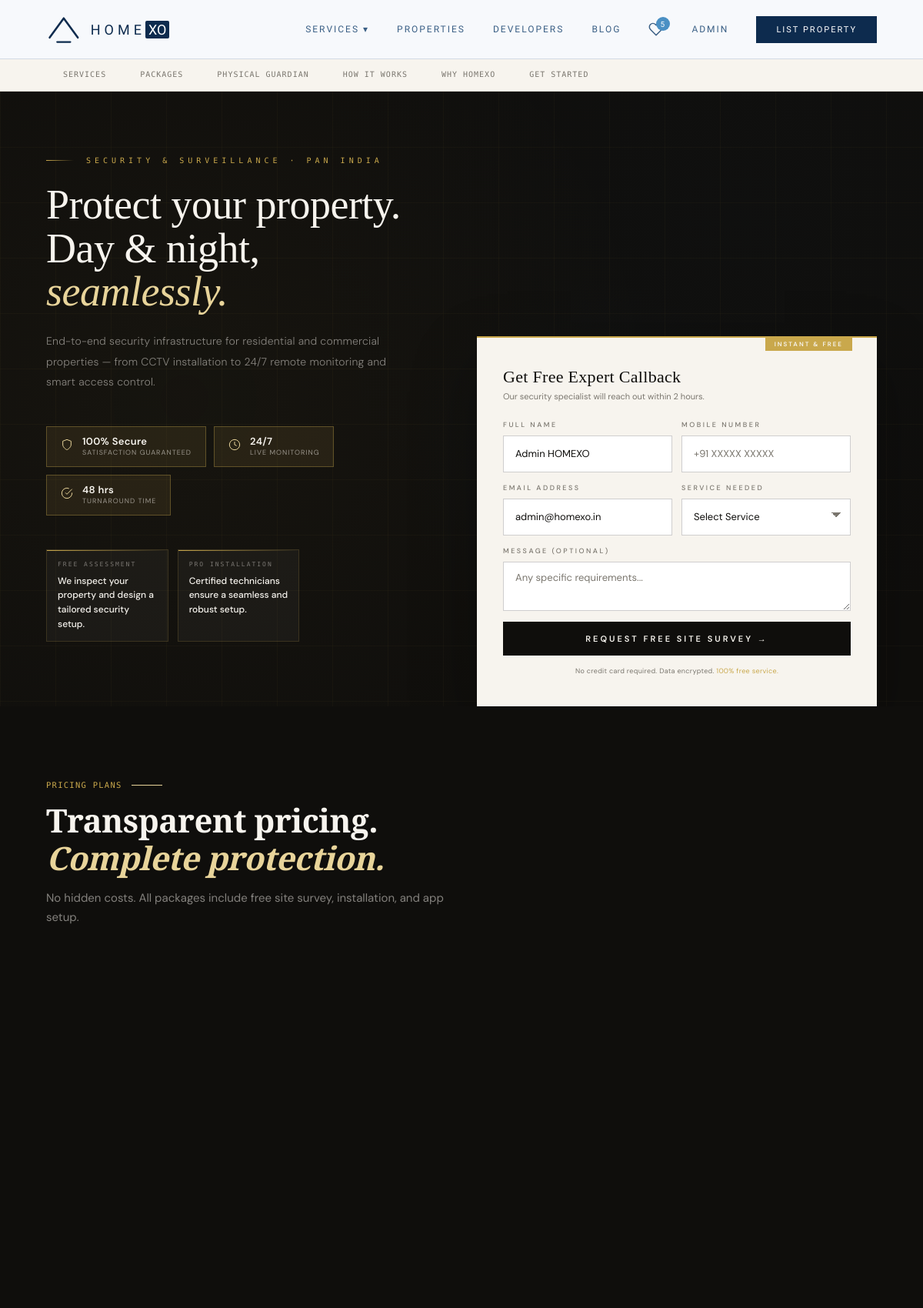
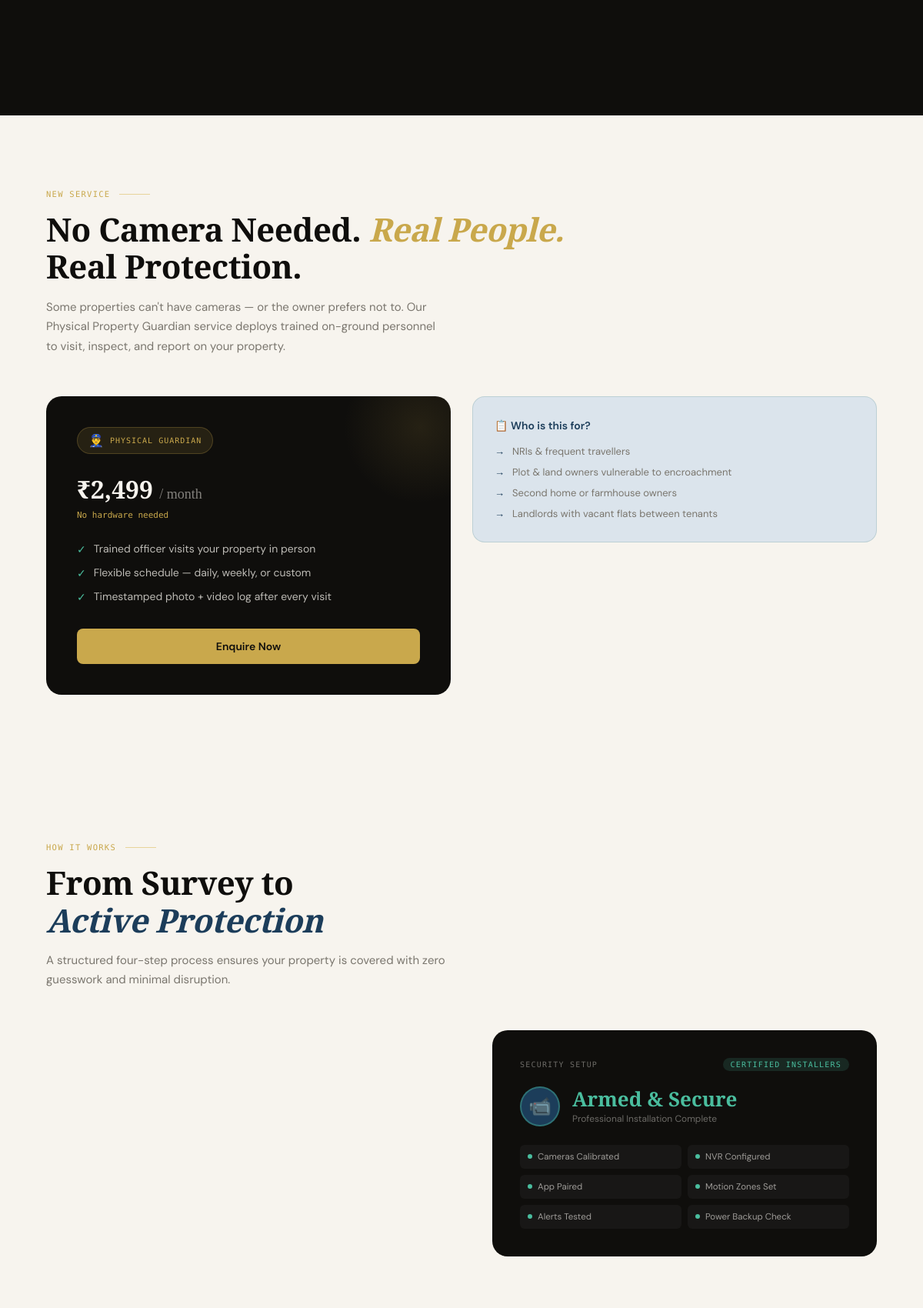
Page /services/security/ (signed in, upper part) on the committed database (2 pictures, top to bottom).
### accounts/models.py (models this page shows, shortened)
class User(AbstractBaseUser, PermissionsMixin):
    class Role(models.TextChoices):
        BUYER            = 'buyer',            'Buyer'
        SELLER           = 'seller',           'Seller'
        AGENT            = 'agent',            'Agent'
        ADMIN            = 'admin',            'Admin'
        LEGAL_ADMIN      = 'legal_admin',      'Legal Admin'
        ADVOCATE         = 'advocate',         'Advocate'
        CUSTOMER_SUPPORT = 'customer_support', 'Customer Support'
    email        = models.EmailField(unique=True, db_index=True)
    first_name   = models.CharField(max_length=80)
    last_name    = models.CharField(max_length=80)
    phone        = models.CharField(max_length=20, blank=True, null=True, unique=True, db_index=True)
    role         = models.CharField(max_length=20, choices=Role.choices, default=Role.BUYER)
    avatar       = models.ImageField(upload_to='avatars/', blank=True, null=True)
    is_verified  = models.BooleanField(default=False)
    is_active    = models.BooleanField(default=True)
    is_staff     = models.BooleanField(default=False)
    date_joined  = models.DateTimeField(default=timezone.now)
    profile_complete = models.BooleanField(default=True)
    preferred_city          = models.CharField(max_length=100, blank=True)
    preferred_listing_type  = models.CharField(max_length=20, blank=True)
    preferred_property_type = models.CharField(max_length=20, blank=True)
    preferred_bhk           = models.CharField(max_length=10, blank=True)
    address                 = models.TextField(blank=True, null=True)
    bar_number              = models.CharField(max_length=50, blank=True)
    bar_council_certificate = models.ImageField(upload_to='advocate_docs/bar/', blank=True, null=True)
    aadhaar_image           = models.ImageField(upload_to='advocate_docs/aadhaar/', blank=True, null=True)
    address_proof_image     = models.ImageField(upload_to='advocate_docs/address/', blank=True, null=True)
    is_approved_advocate    = models.BooleanField(default=False)
    objects = UserManager()
    USERNAME_FIELD  = 'email'
    REQUIRED_FIELDS = ['first_name', 'last_name']
    class Meta:
        verbose_name        = 'User'
        verbose_name_plural = 'Users'
        ordering            = ['-date_joined']
    def get_full_name(self):
        return f'{self.first_name} {self.last_name}'.strip()

### pages/views.py (the view)
# urls.py: path('services/security/',        views.security,        name='security'),
def security(request):
    return render(request, 'pages/security.html')

### templates/pages/security.html (shortened to what this page needs)
{% extends 'base.html' %}
{% load static %}
{% block content %}
<div class="lg-page">
  <div class="lg-subnav">
    <a href="#lg-services">Services</a>
    <a href="#lg-packages">Packages</a>
    <a href="#lg-video-call">Physical Guardian</a>
    <a href="#lg-process">How it works</a>
    <a href="#lg-why">Why HOMEXO</a>
    <a href="#lg-cta">Get Started</a>
  </div>
  <section class="hero">
    <div class="hero-texture"></div>
    <div class="hero-grid"></div>
    <div class="hero-left">
      <div class="eyebrow"><span class="eyebrow-line"></span>Security &amp; Surveillance &middot; Pan India</div>
      <h1 class="hero-title">
        <strong>Protect your property.</strong>
        Day &amp; night,<br><em>seamlessly.</em>
      </h1>
      <p class="hero-sub">End-to-end security infrastructure for residential and commercial properties — from CCTV installation to 24/7 remote monitoring and smart access control.</p>
      <div class="hero-pills">
        <div class="hero-pill">
          <span class="pill-icon"><svg width="16" height="16" viewBox="0 0 24 24" fill="none" stroke="currentColor" stroke-width="1.5"><path d="M12 22s8-4 8-10V5l-8-3-8 3v7c0 6 8 10 8 10z"/></svg></span>
          <div><div class="pill-val">100% Secure</div><div class="pill-lbl">Satisfaction Guaranteed</div></div>
        </div>
        <div class="hero-pill">
          <span class="pill-icon"><svg width="16" height="16" viewBox="0 0 24 24" fill="none" stroke="currentColor" stroke-width="1.5"><circle cx="12" cy="12" r="10"/><path d="M12 6v6l4 2"/></svg></span>
          <div><div class="pill-val">24/7</div><div class="pill-lbl">Live Monitoring</div></div>
        </div>
        <div class="hero-pill">
          <span class="pill-icon"><svg width="16" height="16" viewBox="0 0 24 24" fill="none" stroke="currentColor" stroke-width="1.5"><path d="M22 11.08V12a10 10 0 11-5.93-9.14"/><polyline points="22 4 12 14.01 9 11.01"/></svg></span>
          <div><div class="pill-val">48 hrs</div><div class="pill-lbl">Turnaround Time</div></div>
        </div>
      </div>
      <div class="hero-detail-strip">
        <div class="hero-detail">
          <div class="hero-detail-k">Free Assessment</div>
          <div class="hero-detail-v">We inspect your property and design a tailored security setup.</div>
        </div>
        <div class="hero-detail">
          <div class="hero-detail-k">Pro Installation</div>
          <div class="hero-detail-v">Certified technicians ensure a seamless and robust setup.</div>
        </div>
      </div>
    </div>
    <div class="elig-card">
      <div class="card-badge">Instant &amp; Free</div>
      <div class="elig-title">Get Free Expert Callback</div>
      <div class="elig-sub">Our security specialist will reach out within 2 hours.</div>
      <form id="hero-form" method="post" action="{% url 'enquiries:create' %}">
        <div class="frow">
          <div>
            <label class="lbl">Full Name</label>
            <input class="fi" type="text" name="name" placeholder="Your Name" required
              value="{{ user.get_full_name|default:'' }}" {% if user.is_authenticated %}readonly{% endif %}>
          </div>
          <div>
            <label class="lbl">Mobile Number</label>
            <input class="fi" type="tel" name="phone" placeholder="+91 XXXXX XXXXX" required
              value="{{ user.phone|default:'' }}"
              {% if user.phone %}readonly{% endif %}>
          </div>
        </div>
        <div class="frow">
          <div>
            <label class="lbl">Email Address</label>
            <input class="fi" type="email" name="email" placeholder="Your Email" required
              value="{{ user.email|default:'' }}" {% if user.is_authenticated %}readonly{% endif %}>
          </div>
          <div>
            <label class="lbl">Service Needed</label>
            <select class="fs" name="service_detail" required>
              <option value="">Select Service</option>
            </select>
          </div>
        </div>
        <div class="ffield" style="margin-bottom: 14px;">
          <label class="lbl">Message (Optional)</label>
          <textarea class="fi" name="message" placeholder="Any specific requirements..." rows="2" style="height: auto; min-height: 64px; resize: vertical;"></textarea>
        </div>
        <button class="submit-btn" type="submit">
          <span>Request Free Site Survey &rarr;</span>
        </button>
        <div class="form-note">No credit card required. Data encrypted. <span>100% free service.</span></div>
      </form>
    </div>
  </section>
  <div id="lg-packages" class="lg-packages">
    <div class="lg-section-label"><span class="lg-s-label">Pricing plans</span><span class="lg-s-line"></span></div>
    <h2 class="lg-heading">Transparent pricing.<br><em style="color:var(--gold-light);">Complete protection.</em></h2>
    <p class="lg-sub-text" style="color:rgba(247,244,238,0.5);">No hidden costs. All packages include free site survey, installation, and app setup.</p>
    <div class="pkg-grid">
    </div>
  </div>
  <div id="lg-video-call" class="lg-video-call" style="background:var(--cream);">
    <div class="lg-section-label"><span class="lg-s-label">New Service</span><span class="lg-s-line"></span></div>
    <h2 class="lg-heading">No Camera Needed. <em style="color:var(--gold);">Real People.</em><br>Real Protection.</h2>
    <p class="lg-sub-text" style="margin-bottom:52px;">Some properties can't have cameras — or the owner prefers not to. Our Physical Property Guardian service deploys trained on-ground personnel to visit, inspect, and report on your property.</p>
    <div class="video-grid">
      <div class="video-card">
        <div style="position:absolute; top:-60px; right:-60px; width:200px; height:200px; background:radial-gradient(circle, rgba(201,168,76,0.12) 0%, transparent 70%); border-radius:50%;"></div>
        <div style="position:relative; z-index:2;">
          <div style="display:inline-flex; align-items:center; gap:8px; background:rgba(201,168,76,0.12); border:1px solid rgba(201,168,76,0.25); border-radius:99px; padding:6px 14px; margin-bottom:24px;">
            <span style="font-size:16px;">&#128110;&#8205;&#9794;&#65039;</span>
            <span style="font-family:'DM Mono',monospace; font-size:10px; letter-spacing:0.1em; text-transform:uppercase; color:var(--gold);">Physical Guardian</span>
          </div>
          <div style="font-family:'Playfair Display',serif; font-size:32px; font-weight:700; color:var(--cream); margin-bottom:6px;">₹2,499 <span style="font-size:18px; font-weight:300; color:rgba(247,244,238,0.5);">/ month</span></div>
          <div style="font-family:'DM Mono',monospace; font-size:11px; color:var(--gold); margin-bottom:28px;">No hardware needed</div>
          <ul style="list-style:none; display:flex; flex-direction:column; gap:12px; margin-bottom:32px;">
            <li style="display:flex; align-items:flex-start; gap:10px; font-size:14px; color:rgba(247,244,238,0.75);">
              <span style="color:#4abd9e; flex-shrink:0; margin-top:1px;">✓</span> Trained officer visits your property in person
            </li>
            <li style="display:flex; align-items:flex-start; gap:10px; font-size:14px; color:rgba(247,244,238,0.75);">
              <span style="color:#4abd9e; flex-shrink:0; margin-top:1px;">✓</span> Flexible schedule — daily, weekly, or custom
            </li>
            <li style="display:flex; align-items:flex-start; gap:10px; font-size:14px; color:rgba(247,244,238,0.75);">
              <span style="color:#4abd9e; flex-shrink:0; margin-top:1px;">✓</span> Timestamped photo + video log after every visit
            </li>
          </ul>
          <div style="display:flex; gap:12px; flex-wrap:wrap;">
            <a href="#lg-cta"
              style="flex:1; min-width:140px; display:inline-flex; align-items:center; justify-content:center; gap:8px; padding:14px 20px; background:var(--gold); color:var(--ink); font-size:14px; font-weight:600; border-radius:8px; text-decoration:none; transition:all 0.2s;">
              Enquire Now
            </a>
          </div>
        </div>
      </div>
      <div style="display:flex; flex-direction:column; gap:20px;">
        <div style="background:var(--teal-light); border:1px solid rgba(26,92,82,0.15); border-radius:16px; padding:28px;">
          <div style="font-size:14px; font-weight:600; color:var(--teal); margin-bottom:16px;">📋 Who is this for?</div>
          <ul style="list-style:none; display:flex; flex-direction:column; gap:10px;">
            <li style="display:flex; gap:10px; font-size:13px; color:var(--muted);"><span style="color:var(--teal); font-weight:600; flex-shrink:0;">→</span> NRIs & frequent travellers</li>
            <li style="display:flex; gap:10px; font-size:13px; color:var(--muted);"><span style="color:var(--teal); font-weight:600; flex-shrink:0;">→</span> Plot & land owners vulnerable to encroachment</li>
            <li style="display:flex; gap:10px; font-size:13px; color:var(--muted);"><span style="color:var(--teal); font-weight:600; flex-shrink:0;">→</span> Second home or farmhouse owners</li>
            <li style="display:flex; gap:10px; font-size:13px; color:var(--muted);"><span style="color:var(--teal); font-weight:600; flex-shrink:0;">→</span> Landlords with vacant flats between tenants</li>
          </ul>
        </div>
      </div>
    </div>
  </div>
  <div id="lg-process" class="lg-process">
    <div class="lg-section-label"><span class="lg-s-label">How it works</span><span class="lg-s-line"></span></div>
    <h2 class="lg-heading">From Survey to<br><em>Active Protection</em></h2>
    <p class="lg-sub-text">A structured four-step process ensures your property is covered with zero guesswork and minimal disruption.</p>
    <div class="process-grid">
      <div class="proc-steps">
      </div>
      <div class="proc-visual">
        <div class="verdict-display">
          <div class="verdict-head">
            <span>Security Setup</span>
            <span class="verdict-stamp">Certified Installers</span>
          </div>
          <div class="verdict-main">
            <div class="big-dot" style="font-size:24px;">&#128249;</div>
            <div>
              <div class="verdict-title-big">Armed & Secure</div>
              <div class="verdict-sub-big">Professional Installation Complete</div>
            </div>
          </div>
          <div class="verdict-checks">
            <div class="v-check"><div class="v-check-dot dot-g"></div>Cameras Calibrated</div>
            <div class="v-check"><div class="v-check-dot dot-g"></div>NVR Configured</div>
            <div class="v-check"><div class="v-check-dot dot-g"></div>App Paired</div>
            <div class="v-check"><div class="v-check-dot dot-g"></div>Motion Zones Set</div>
            <div class="v-check"><div class="v-check-dot dot-g"></div>Alerts Tested</div>
            <div class="v-check"><div class="v-check-dot dot-g"></div>Power Backup Check</div>
          </div>
        </div>
      </div>
    </div>
  </div>
</div>
{% endblock %}

### templates/base.html (shortened to what this page needs)
{% load static %}
<!DOCTYPE html>
<html lang="en">
<head>
{% load static %}
<link rel="stylesheet" href="{% static 'css/homexo.css' %}">
</head>
<body data-auth="{{ user.is_authenticated|yesno:'true,false' }}" data-login="{% url 'accounts:login' %}" data-wishlist-ids="{% for id in wishlist_ids %}{{ id }}{% if not forloop.last %},{% endif %}{% endfor %}">
<nav>
  <a href="{% url 'pages:home' %}" class="nav-logo">
    <span class="nav-logo-text">HOME<span style="background-color: #0D2B4E; color: #FFFFFF; padding: 1px 4px; border-radius: 2px; margin-left: 0; letter-spacing: 0;">XO</span></span>
  </a>
  <div class="nav-links">
    <div class="nav-dropdown">
      <a style="cursor: pointer; display: flex; align-items: center; gap: 4px;">Services ▾</a>
    </div>
    <a href="{% url 'properties:list' %}">Properties</a>
    <a href="{% url 'pages:developers' %}">Developers</a>
    <a href="{% url 'blog:list' %}">Blog</a>
    {% if user.is_authenticated %}
      <a href="{% url 'wishlist:list' %}" class="nav-wishlist">
        {% if wishlist_count > 0 %}
          <span class="nav-wishlist-count">{{ wishlist_count }}</span>
        {% endif %}
      </a>
      <a href="{% url 'accounts:profile' %}">{{ user.first_name }}</a>
      <a href="{% url 'properties:create' %}" class="nav-cta">List Property</a>
    {% else %}
      <a href="{% url 'accounts:login' %}">Login</a>
      <a href="{% url 'properties:create' %}" class="nav-cta">List Property</a>
    {% endif %}
  </div>
</nav>
<main class="page-body">
  {% block content %}{% endblock %}
</main>
</body>
</html>

### rows in the picture
User: first_name "ADMIN", name "Admin HOMEXO", email "admin@homexo.in"

### other values in the picture
{{ wishlist_count }} "5"
